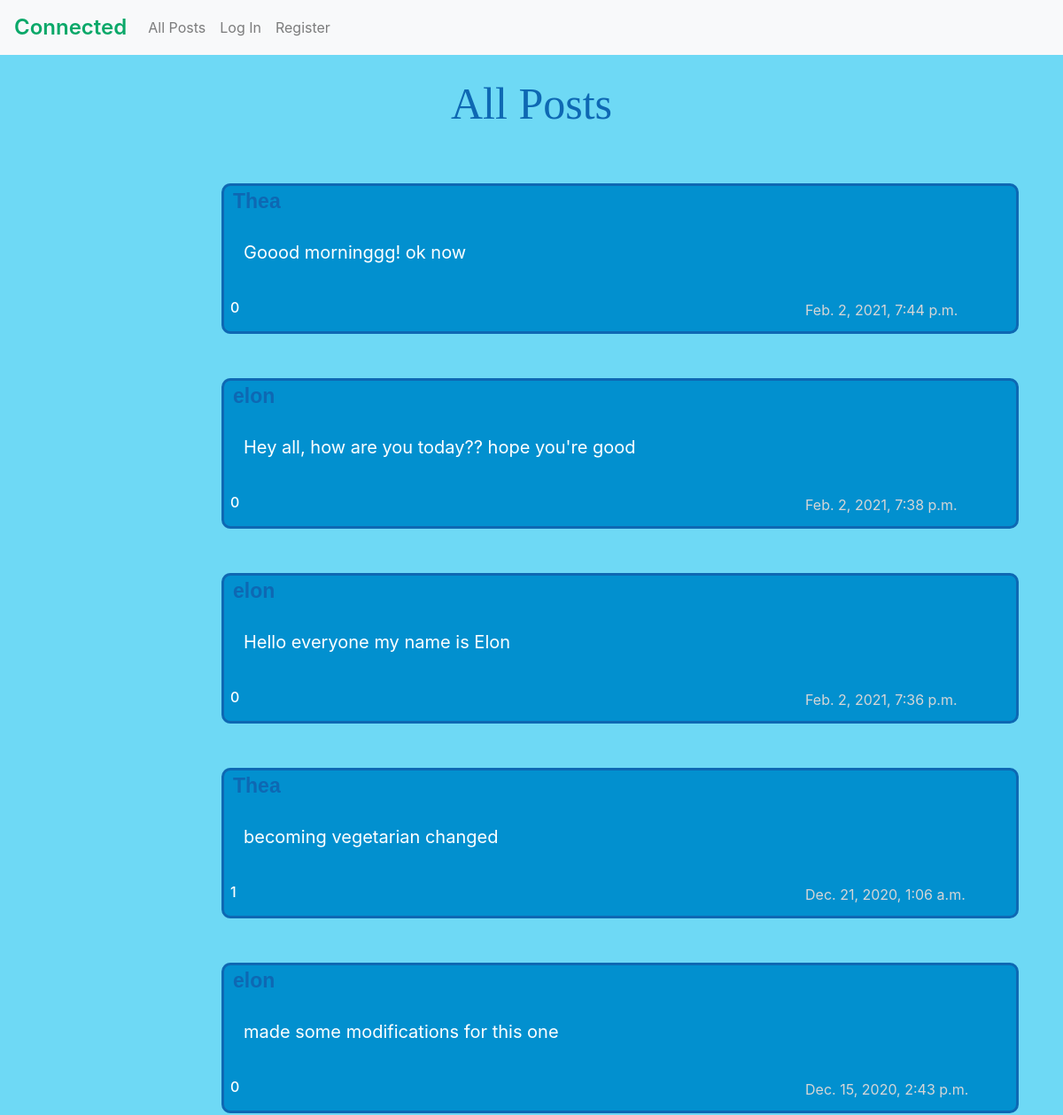
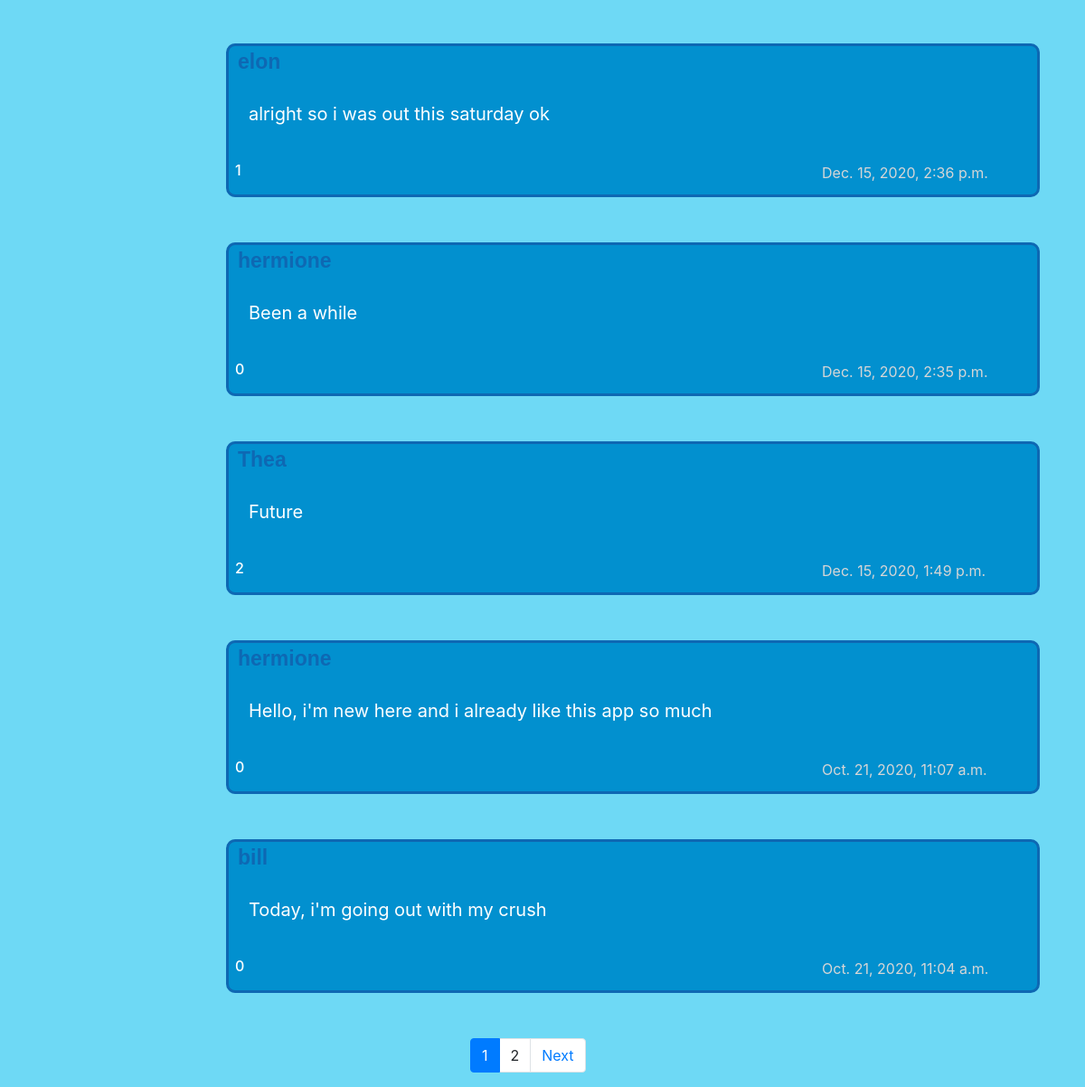
The page / on the database its author committed (2 pictures, top to bottom).
### network/models.py (models this page shows, shortened)
class Post(models.Model):
    post_owner = models.ForeignKey(User, on_delete=models.CASCADE, related_name="person")
    post_content = models.CharField(blank=False, max_length=160)
    timestamp = models.DateTimeField(auto_now=False, auto_now_add=True)
    likes = models.ManyToManyField(User)
    def likes_count(self):
        return self.likes.count()

class User(AbstractUser):
    followers = models.ManyToManyField('self', related_name='following', symmetrical=False, blank=True)

### network/views.py (the view)
# urls.py: path("", views.index, name="index"),
def index(request):
    posts = Post.objects.all().order_by('-timestamp')
    if request.method == 'GET':
        paginator = Paginator(posts, 10)
        page_number = request.GET.get('page')
        posts = paginator.get_page(page_number)
    elif request.method == 'POST':
        user = request.user
        post_content = request.POST["post_content"]
        information = Post.objects.create(post_owner=user, post_content=post_content)
        information.save()
    return render(request, "network/index.html", {
        'posts' : posts,
    })

### network/templates/network/index.html (shortened to what this page needs)
{% extends "network/layout.html" %}
{% load static %}
{% block body %}
 <h1 style='padding:10px; color: #0e68b3; display: flex; justify-content: center; font-family: Gill Sans; margin-top: 15px; font-size: 50px;'>All Posts</h1>
    {% for post in posts %}
    <div class="show_post" id="show-{{post.id}}">
     <div class="top" id="top-{{post.id}}">
       <div id="creator">
         <a href="{% url 'profile' post.post_owner.id %}">{{ post.post_owner }}</a>
        </div>
     </div>
     <div class="content" id="content-{{post.id}}"> {{ post.post_content }}</div>
     <div class="bottom">
      <h6 id="count-{{post.id}}" class="like_count">{{ post.likes_count }}</h6>
       <div id="time"> {{ post.timestamp }}</div></div>
    </div>
 {% endfor %}
<nav aria-label="..."  style="margin-left:35%;">
  <ul class="pagination">
      {% for num in posts.paginator.page_range %}
        {% if posts.number == num %}
        <li class="page-item active" aria-current="page">
        <a class="page-link">{{ num }}</a>
        </li>
     {% else %}
     <a class="page-link">{{ num }}</a>
        {% endif %}
      {% endfor %}
      {% if posts.has_next %}
      <li class="page-item">
      <a href="?page={{ posts.paginator.num_pages }}"><span class="page-link">Next</span></a>
      </li>
      {% endif %}
  </ul>
    </nav>
{% endblock %}

### network/templates/network/layout.html (shortened to what this page needs)
{% load static %}
<!DOCTYPE html>
<html lang="en">
    <head>
        <link rel="stylesheet" href="https://stackpath.bootstrapcdn.com/bootstrap/4.4.1/css/bootstrap.min.css">
        <link href="{% static 'network/styles.css' %}" rel="stylesheet">
    </head>
    <body>
        <nav class="navbar navbar-expand-lg navbar-light bg-light">
            <a class="navbar-brand" style="color: #0ba869; font-size:24px; font-weight: 600" href="{% url 'index' %}">Connected</a>
            <div>
              <ul class="navbar-nav mr-auto">
                <li class="nav-item">
                  <a class="nav-link" href="{% url 'index' %}">All Posts</a>
                </li>
                {% if user.is_authenticated %}
                    <li class="nav-item">
                        <a class="nav-link" href="{% url 'following' %}">Following</a>
                    </li>
                    <li class="nav-item">
                        <a class="nav-link" href="{% url 'logout' %}">Log Out</a>
                    </li>
                {% else %}
                    <li class="nav-item">
                        <a class="nav-link" href="{% url 'login' %}">Log In</a>
                    </li>
                    <li class="nav-item">
                        <a class="nav-link" href="{% url 'register' %}">Register</a>
                    </li>
                {% endif %}
              </ul>
            </div>
          </nav>
        <div class="body">
            {% block body %}
            {% endblock %}
        </div>
    </body>
</html>

### network/static/network/styles.css (style rules this page uses)
body { background:#6ed9f5; }
.pagination { margin-left: 100px;; }
.show_post { width: 900px; height: 170px; border: 3px solid #0e68b3; background: #0290cf; color: #fff; border-radius: 10px; margin: 50px 250px; }
.top { display:flex; }
#creator { font-size: 23px; margin-left:10px; width: 770px; font-weight: bold; font-family: Arial, Helvetica, sans-serif; }
#creator a { cursor: pointer; text-decoration: none; font-weight: bold; color: #0e68b3; }
.content { font-size: 20px; padding-top: 25px; padding-left:22px; }
.bottom { display:flex; padding-top: 38px; }
#time { color: #D6D6D6; }
.like_count { position: relative; padding-left:7px; margin-bottom: 5px; width:656px; }

### rows shown on the page
Post: post_owner "Thea", post_content "Goood morninggg! ok now", likes_count "0", timestamp "Feb. 2, 2021, 7:44 p.m."
Post: post_owner "elon", post_content "Hey all, how are you today?? hope you're good", likes_count "0", timestamp "Feb. 2, 2021, 7:38 p.m."
Post: post_owner "elon", post_content "Hello everyone my name is Elon", likes_count "0", timestamp "Feb. 2, 2021, 7:36 p.m."
Post: post_owner "Thea", post_content "becoming vegetarian changed", likes_count "1", timestamp "Dec. 21, 2020, 1:06 a.m."
Post: post_owner "elon", post_content "made some modifications for this one", likes_count "0", timestamp "Dec. 15, 2020, 2:43 p.m."
Post: post_owner "elon", post_content "alright so i was out this saturday ok", likes_count "1", timestamp "Dec. 15, 2020, 2:36 p.m."
Post: post_owner "hermione", post_content "Been a while", likes_count "0", timestamp "Dec. 15, 2020, 2:35 p.m."
Post: post_owner "Thea", post_content "Future", likes_count "2", timestamp "Dec. 15, 2020, 1:49 p.m."
Post: post_owner "hermione", post_content "Hello, i'm new here and i already like this app so much", likes_count "0", timestamp "Oct. 21, 2020, 11:07 a.m."
Post: post_owner "bill", post_content "Today, i'm going out with my crush", likes_count "0", timestamp "Oct. 21, 2020, 11:04 a.m."

### other values the page prints
{{ num }} "1"
{{ num }} "2"
